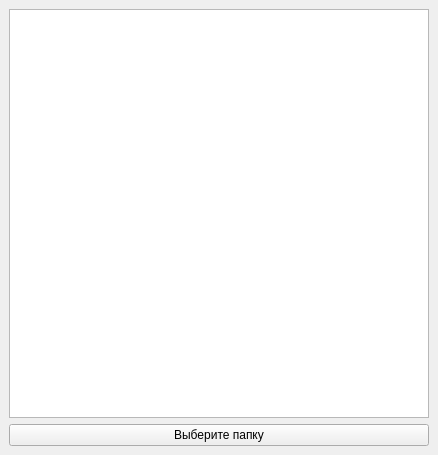
<?xml version="1.0" encoding="UTF-8"?>
<ui version="4.0">
 <class>MainWindow</class>
 <widget class="QMainWindow" name="MainWindow">
  <property name="geometry">
   <rect>
    <x>0</x>
    <y>0</y>
    <width>438</width>
    <height>455</height>
   </rect>
  </property>
  <property name="windowTitle">
   <string>MainWindow</string>
  </property>
  <widget class="QWidget" name="centralwidget">
   <layout class="QVBoxLayout" name="verticalLayout">
    <item>
     <widget class="QListWidget" name="listWidget">
      <property name="font">
       <font>
        <family>Segoe UI</family>
       </font>
      </property>
     </widget>
    </item>
    <item>
     <widget class="QPushButton" name="btnBrowse">
      <property name="text">
       <string>Выберите папку</string>
      </property>
     </widget>
    </item>
   </layout>
  </widget>
 </widget>
 <resources/>
 <connections/>
</ui>
